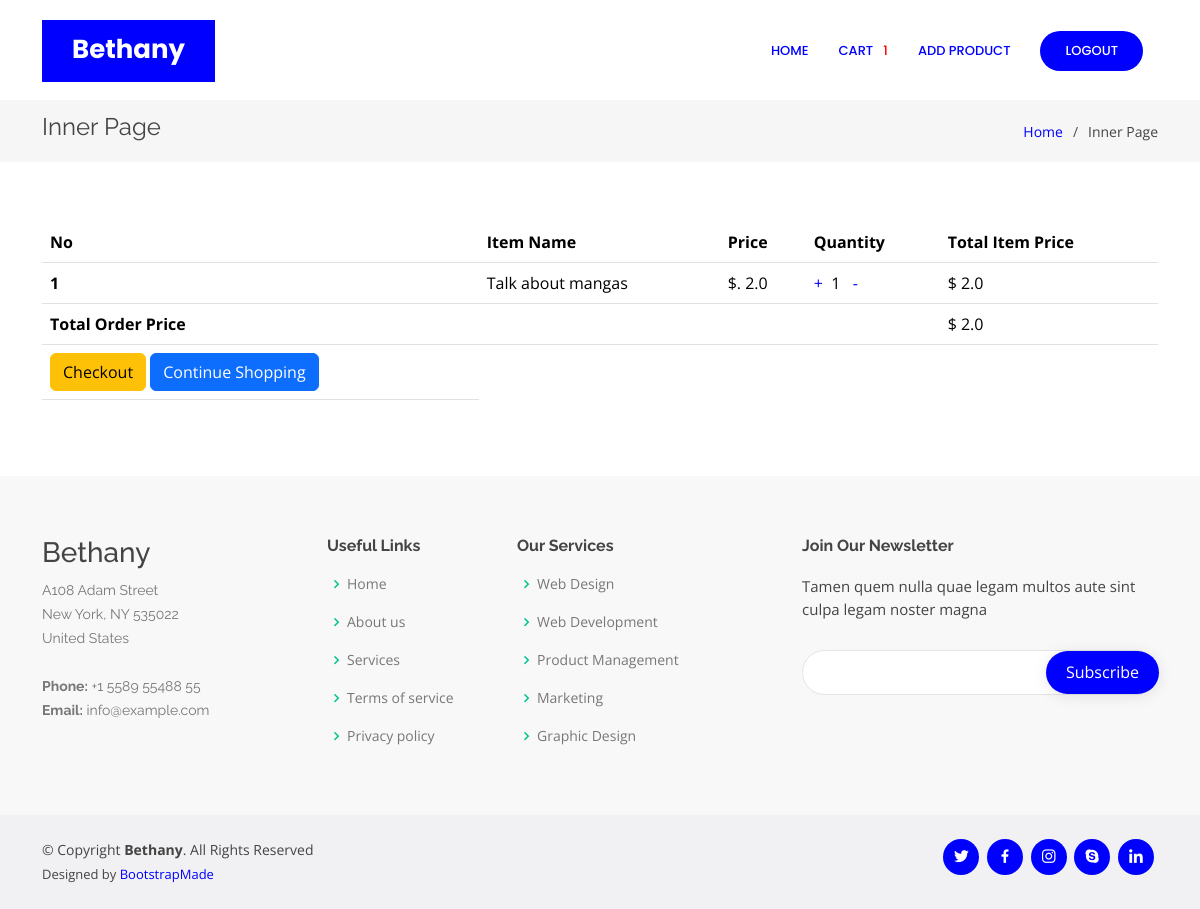
The page /orderlist (signed in) on the database its author committed.
### core/models.py (models this page shows, shortened)
class Order(models.Model):
    user = models.ForeignKey(User, on_delete=models.CASCADE)
    items = models.ManyToManyField(OrderItem)
    start_date = models.DateTimeField(auto_now_add=True)
    ordered_date =  models.DateTimeField()
    ordered = models.BooleanField(default=False)
    order_id = models.CharField(max_length=100,unique=True,default=None,blank=True,null=True)
    datetime_of_payment = models.DateTimeField(auto_now_add=True)
    order_delivered = models.BooleanField(default=False)
    order_received = models.BooleanField(default=False)
    razorpay_order_id = models.CharField(max_length=500,null=True,blank=True)
    razorpay_payment_id =  models.CharField(max_length=500,null=True,blank=True)
    razorpay_signature =  models.CharField(max_length=500,null=True,blank=True)
    def get_total_price(self):
        total = 0
        for order_item in self.items.all():
            total += order_item.get_final_price()
        return total

class OrderItem(models.Model):
    user = models.ForeignKey(User, on_delete=models.CASCADE)
    ordered = models.BooleanField(default=False)
    product = models.ForeignKey('Product', on_delete=models.CASCADE)
    quantity = models.IntegerField(default=1)
    def get_total_item_price(self):
        return self.quantity * self.product.price
    def get_final_price(self):
        return self.get_total_item_price()

class Product(models.Model):
    name = models.CharField(max_length=100)
    category = models.ForeignKey('Category', on_delete=models.CASCADE)
    desc = models.TextField()
    price = models.FloatField(default=0.0)
    product_available_count = models.IntegerField(default=0)
    img = models.ImageField(upload_to = 'images/')

### core/views.py (the view)
# urls.py: path('orderlist',views.orderlist,name='orderlist'),
def orderlist(request):
    if Order.objects.filter(user=request.user,ordered=False).exists():
        order = Order.objects.get(user=request.user,ordered=False)
        return render(request,'core/orderlist.html',{'order':order})
    return render(request,'core/orderlist.html',{'message':"Your Cart Is Empty"})

### core/templatetags/cart_template_tag.py (called while the page is built)
@register.filter
def cart_item_count(user):
    if user.is_authenticated:
        qs = Order.objects.filter(user=user,ordered=False)
        if qs.exists():
            return qs[0].items.count()
    return 0

### templates/core/orderlist.html (shortened to what this page needs)
<!DOCTYPE html>
{% load static %}
{% load cart_template_tag %}
<html lang="en">
<head>
  <link href="{% static 'vendor/aos/aos.css' %}" rel="stylesheet">
  <link href="{% static 'vendor/bootstrap/css/bootstrap.min.css' %}" rel="stylesheet">
  <link href="{% static 'assets/vendor/bootstrap-icons/bootstrap-icons.css' %}" rel="stylesheet">
  <link href="{% static 'vendor/boxicons/css/boxicons.min.css' %}" rel="stylesheet">
  <link href="{% static 'assets/vendor/glightbox/css/glightbox.min.css' %}" rel="stylesheet">
  <link href="{% static 'vendor/remixicon/remixicon.css' %}" rel="stylesheet">
  <link href="{% static 'vendor/swiper/swiper-bundle.min.css' %}" rel="stylesheet">
  <link href="{% static 'css/style.css' %}" rel="stylesheet">
</head>
<body>
  <header id="header" class="fixed-top d-flex align-items-center">
    <div class="container">
      <div class="header-container d-flex align-items-center justify-content-between">
        <div class="logo">
          <h1 class="text-light"><a href="index.html"><span>Bethany</span></a></h1>
        </div>
        <nav id="navbar" class="navbar">
          <ul>
            {% if user.is_authenticated %}
            <li><a class="nav-link scrollto active" href="{% url 'index' %}">Home</a></li>
            <li><a class="nav-link scrollto active" href="{% url 'orderlist' %}">Cart &nbsp;&nbsp;
             <div style="color: red;">{{request.user | cart_item_count}}
             </div>
            </a></li>
            {% if user.is_superuser %}
            <li><a class="nav-link scrollto active" href="{% url 'add_product' %}">Add Product</a></li>
            {% endif %}
            <li><a class="getstarted scrollto" href="{% url 'user_logout' %}">Logout</a></li>
            {% else %}
            <li><a class="getstarted scrollto" href="{% url 'user_login' %}">Login</a></li>
            <li><a class="getstarted scrollto" href="{% url 'user_register' %}">Register</a></li>
            {% endif %}
          </ul>
        </nav>
      </div>
    </div>
  </header>
  <main id="main">
    <section class="breadcrumbs">
      <div class="container">
        <div class="d-flex justify-content-between align-items-center">
          <h2>Inner Page</h2>
          <ol>
            <li><a href="index.html">Home</a></li>
            <li>Inner Page</li>
          </ol>
        </div>
      </div>
    </section>
    <section class="inner-page">
      <div class="container">
        <table class="table">
            <thead class="thead-dark">
              <tr>
                <th scope="col">No</th>
                <th scope="col">Item Name</th>
                <th scope="col">Price</th>
                <th scope="col">Quantity</th>
                <th scope="col">Total Item Price</th>
              </tr>
            </thead>
            <tbody>
              {% for order_item in order.items.all %}
              <tr>
                <th scope="row">{{forloop.counter}}</th>
                <td>{{order_item.product.name}}</td>
                <td>$. {{order_item.product.price}}</td>
                <td><a href="{% url 'add_item' order_item.product.pk %}">+</a>&nbsp;
                    {{order_item.quantity}} &nbsp;
                    <a href="{% url 'remove_item' order_item.product.pk %}">-</a>
                </td>
                <td>$ {{ order_item.get_total_item_price }}</td>
              </tr>
              {% endfor %}
              {% if order.get_total_price %}
              <tr class="row100 body" style="color: rgba(0, 0, 0, 0.377);">
                 <td class="cell100 column1" style="color:rgb(0, 0, 0) ;"><b>Total Order Price</b></td>
                 <td class="cell100 column2"></td>
                 <td class="cell100 column2"></td>
                 <td class="cell100 column2"></td>
                 <td class="row100 body" style="color: black;"> $ {{ order.get_total_price}} </td>
              </tr>
              <tr class="row100 body">
                <td colspan="cell100 column1">
                  <a href="{% url 'checkout_address' %}" class="btn btn-warning float-right ml-2">Checkout</a>
                  <a href="{% url 'index' %}" class="btn btn-primary float-right">Continue Shopping</a>
                </td>
              </tr>
              {% endif %}
            </tbody>
          </table>
      </div>
    </section>
  </main>
  <footer id="footer">
    <div class="footer-top">
      <div class="container">
        <div class="row">
          <div class="col-lg-3 col-md-6 footer-contact">
            <h3>Bethany</h3>
            <p>
              A108 Adam Street <br>
              New York, NY 535022<br>
              United States <br><br>
              <strong>Phone:</strong> +1 5589 55488 55<br>
              <strong>Email:</strong> info@example.com<br>
            </p>
          </div>
          <div class="col-lg-2 col-md-6 footer-links">
            <h4>Useful Links</h4>
            <ul>
              <li><i class="bx bx-chevron-right"></i> <a href="#">Home</a></li>
              <li><i class="bx bx-chevron-right"></i> <a href="#">About us</a></li>
              <li><i class="bx bx-chevron-right"></i> <a href="#">Services</a></li>
              <li><i class="bx bx-chevron-right"></i> <a href="#">Terms of service</a></li>
              <li><i class="bx bx-chevron-right"></i> <a href="#">Privacy policy</a></li>
            </ul>
          </div>
          <div class="col-lg-3 col-md-6 footer-links">
            <h4>Our Services</h4>
            <ul>
              <li><i class="bx bx-chevron-right"></i> <a href="#">Web Design</a></li>
              <li><i class="bx bx-chevron-right"></i> <a href="#">Web Development</a></li>
              <li><i class="bx bx-chevron-right"></i> <a href="#">Product Management</a></li>
              <li><i class="bx bx-chevron-right"></i> <a href="#">Marketing</a></li>
              <li><i class="bx bx-chevron-right"></i> <a href="#">Graphic Design</a></li>
            </ul>
          </div>
          <div class="col-lg-4 col-md-6 footer-newsletter">
            <h4>Join Our Newsletter</h4>
            <p>Tamen quem nulla quae legam multos aute sint culpa legam noster magna</p>
            <form action="" method="post">
              <input type="email" name="email"><input type="submit" value="Subscribe">
            </form>
          </div>
        </div>
      </div>
    </div>
    <div class="container d-md-flex py-4">
      <div class="me-md-auto text-center text-md-start">
        <div class="copyright">
          &copy; Copyright <strong><span>Bethany</span></strong>. All Rights Reserved
        </div>
        <div class="credits">
          Designed by <a href="https://bootstrapmade.com/">BootstrapMade</a>
        </div>
      </div>
      <div class="social-links text-center text-md-right pt-3 pt-md-0">
        <a href="#" class="twitter"><i class="bx bxl-twitter"></i></a>
        <a href="#" class="facebook"><i class="bx bxl-facebook"></i></a>
        <a href="#" class="instagram"><i class="bx bxl-instagram"></i></a>
        <a href="#" class="google-plus"><i class="bx bxl-skype"></i></a>
        <a href="#" class="linkedin"><i class="bx bxl-linkedin"></i></a>
      </div>
    </div>
  </footer>
</body>
</html>

### static/css/style.css (style rules this page uses)
body { font-family: "Open Sans", sans-serif; color: #444444; }
a { color: blue; text-decoration: none; }
h1, h2, h3, h4, h5, h6 { font-family: "Raleway", sans-serif; }
#header { transition: all 0.5s; z-index: 997; transition: all 0.5s; top: 20px; }
#header .header-container { background: #fff; }
#header .logo { overflow: hidden; padding: 16px 30px 12px 30px; background: blue; }
#header .logo h1 { font-size: 26px; padding: 0; line-height: 1; font-weight: 700; font-family: "Poppins", sans-serif; }
#header .logo h1 a, #header .logo h1 a:hover { color: #fff; text-decoration: none; }
.navbar { padding: 0; }
.navbar ul { margin: 0; padding: 0; display: flex; list-style: none; align-items: center; }
.navbar li { position: relative; }
.navbar a, .navbar a:focus { display: flex; align-items: center; justify-content: space-between; padding: 10px 0 10px 30px; color: #36343a; transition: 0.3s; font-size: 13px; font-weight: 500; text-transform: uppercase; font-family: "Poppins", sans-serif; white-space: nowrap; transition: 0.3s; }
.navbar a:hover, .navbar .active, .navbar .active:focus, .navbar li:hover>a { color: blue; }
.navbar .getstarted, .navbar .getstarted:focus { background: blue; padding: 10px 25px; margin-left: 30px; margin-right: 15px; border-radius: 50px; color: #fff; }
section { padding: 60px 0; overflow: hidden; }
.breadcrumbs { padding: 15px 0; background: #f6f6f7; margin-top: 100px; }
.breadcrumbs h2 { font-size: 24px; line-height: 1; font-weight: 400; }
.breadcrumbs ol { display: flex; flex-wrap: wrap; list-style: none; padding: 0; margin: 0; font-size: 14px; }
.breadcrumbs ol li+li { padding-left: 10px; }
.breadcrumbs ol li+li::before { display: inline-block; padding-right: 10px; color: #4f4c55; content: "/"; }
#footer { color: #444444; font-size: 14px; background: #f1f0f2; }
#footer .footer-top { padding: 60px 0 30px 0; background: #f9f8f9; }
#footer .footer-top .footer-contact { margin-bottom: 30px; }
#footer .footer-top .footer-contact p { font-size: 14px; line-height: 24px; margin-bottom: 0; font-family: "Raleway", sans-serif; color: #777777; }
#footer .footer-top h4 { font-size: 16px; font-weight: bold; color: #444444; position: relative; padding-bottom: 12px; }
#footer .footer-top .footer-links { margin-bottom: 30px; }
#footer .footer-top .footer-links ul { list-style: none; padding: 0; margin: 0; }
#footer .footer-top .footer-links ul i { padding-right: 2px; color: #00c28e; font-size: 18px; line-height: 1; }
#footer .footer-top .footer-links ul li { padding: 10px 0; display: flex; align-items: center; }
#footer .footer-top .footer-links ul li:first-child { padding-top: 0; }
#footer .footer-top .footer-links ul a { color: #777777; transition: 0.3s; display: inline-block; line-height: 1; }
#footer .footer-newsletter { font-size: 15px; }
#footer .footer-newsletter h4 { font-size: 16px; font-weight: bold; color: #444444; position: relative; padding-bottom: 12px; }
#footer .footer-newsletter form { margin-top: 30px; background: #fff; padding: 6px 10px; position: relative; border-radius: 50px; text-align: left; border: 1px solid #e4e3e6; }
#footer .footer-newsletter form input[type=email] { border: 0; padding: 4px 8px; width: calc(100% - 100px); }
#footer .footer-newsletter form input[type=submit] { position: absolute; top: 0; right: -2px; bottom: 0; border: 0; background: none; font-size: 16px; padding: 0 20px; background: blue; color: #fff; transition: 0.3s; border-radius: 50px; box-shadow: 0px 2px 15px rgba(0, 0, 0, 0.1); }
#footer .credits { padding-top: 5px; font-size: 13px; color: #444444; }
#footer .social-links a { font-size: 18px; display: inline-block; background: blue; color: #fff; line-height: 1; padding: 8px 0; margin-right: 4px; border-radius: 50%; text-align: center; width: 36px; height: 36px; transition: 0.3s; }

### rows shown on the page
OrderItem: product.name "Talk about mangas", product.price "2.0", quantity "1", get_total_item_price "2.0"
Order: get_total_price "2.0"

### other values the page prints
{{ request.user | cart_item_count }} "1"
